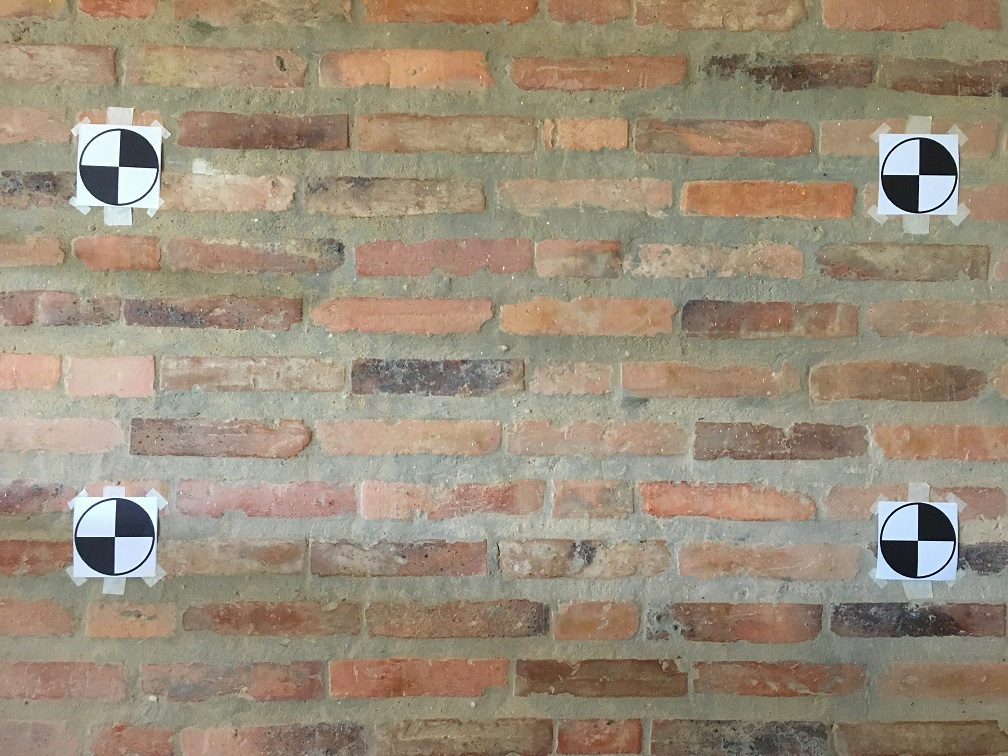
#> input picture PS3/ps03/input_images/ps3-2-a_base.jpg, 1008 x 756 px
$ python -i ps3.py   (imports and definitions only)
#> lines starting #> are read from the running program, lines starting #| are printed output that depends on the picture
#> further down, picture is the input picture: shape (756, 1008, 3); mean B, G, R 122.5, 141.7, 154.7
"""
CS6476 Problem Set 3 imports. Only Numpy and cv2 are allowed.
"""
import cv2
import numpy as np
import math


# [56 lines left out: functions euclidean_distance, get_corners_list, sort_by_return, not called in this run]


def find_markers(image, template=None):
    """Finds four corner markers.

    Use a combination of circle finding, corner detection and convolution to
    find the four markers in the image.

    Args:
        image (numpy.array): image array of uint8 values.
        template (numpy.array): template image of the markers.

    Returns:
        list: List of four (x, y) tuples
            in the order [top-left, bottom-left, top-right, bottom-right].
    """
    # Tolerance for threshold
    TOL = 0.025
    # image dimensions
    height, width = image.shape[:2]
#> height = 756; width = 1008
    # -----------------De Noise Image ------------------------------
    # create copies as to not distrub the original images
    img = np.copy(image)
    templ = np.copy(template)
    # denoising parameters
    # from the openCv docs
    # Parameter regulating filter strength for luminance component.
    # Bigger h value perfectly removes noise but also removes image details,
    # smaller h value preserves details but also preserves some noise
    H = 15
    # The same as h but for color components.
    # For most images value equals 10 will be enough to remove colored noise
    # and do not distort colors
    H_COLOR = 10
    # Size in pixels of the template patch that is used to compute weights.
    # Should be odd. Recommended value 7 pixels
    TEMPLATE_WINDOW_SIZE = 7
    # Size in pixels of the window that is used to compute weighted average for
    # given pixel. Should be odd. Affect performance linearly:
    # greater searchWindowsSize - greater denoising time.
    # Recommended value 21 pixels
    SEARCH_WINDOW_SIZE = 21

    img = cv2.fastNlMeansDenoisingColored(
        img, None, H, H_COLOR, TEMPLATE_WINDOW_SIZE, SEARCH_WINDOW_SIZE
    )
    sample = img[height // 3, width // 2]
#> sample = [118, 134, 170]
    # -----------------End De Noise Image ------------------------------

    # convert to greyscale and floating point representation
    img_grey = cv2.cvtColor(img, cv2.COLOR_BGR2GRAY)
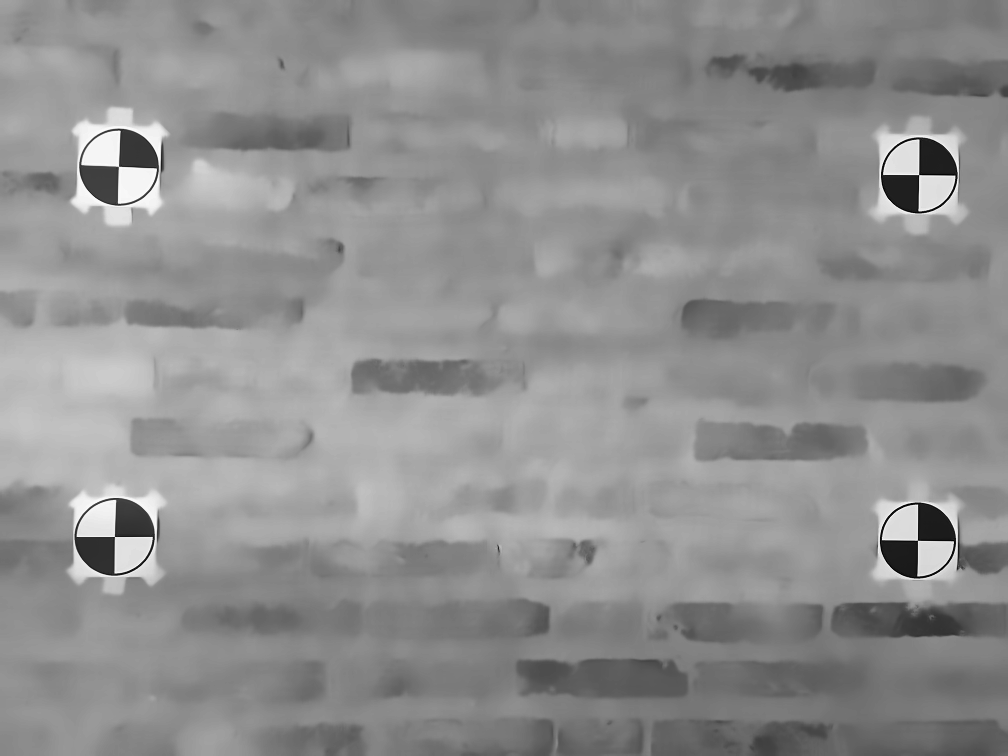
#> img_grey: shape (756, 1008); min 1, max 253, mean 143.1
#> (the run stopped early here; a loop or call above may not have finished)

$ run again, on PS3/ps03/input_images/ps3-3-a_base.jpg
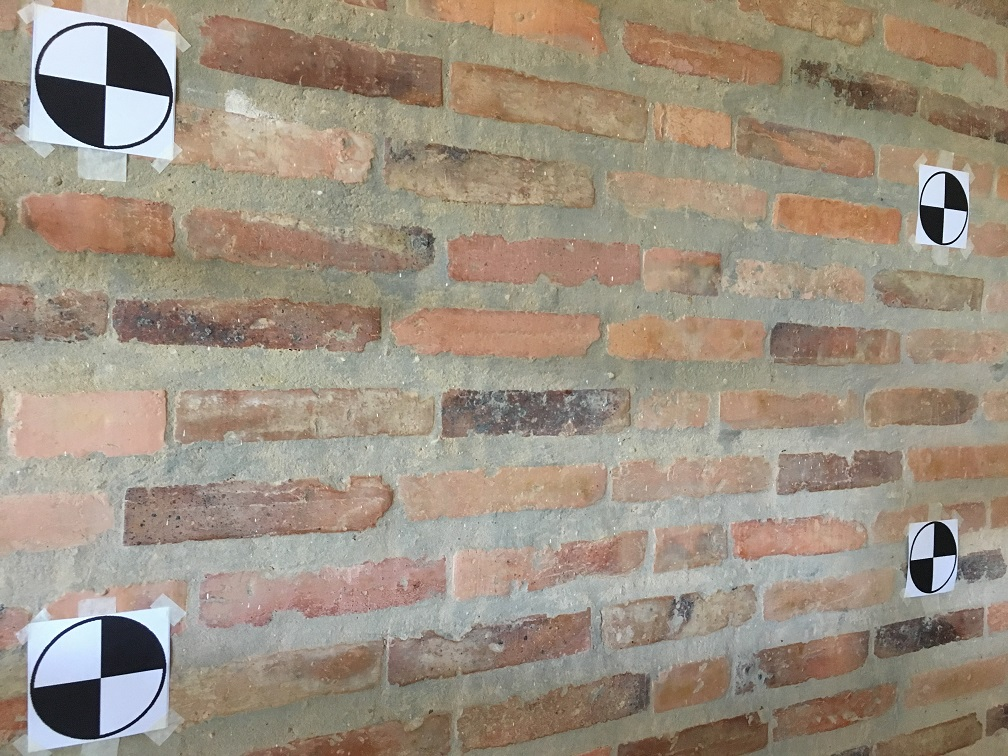
#> input picture PS3/ps03/input_images/ps3-3-a_base.jpg, 1008 x 756 px
#> picture is the input picture: shape (756, 1008, 3); mean B, G, R 129.1, 144.8, 157.2
#> sample = [117, 134, 177]
#> in find_markers, `img_grey = cv2.cvtColor(img, cv2.COLOR_BGR2GRAY)`:
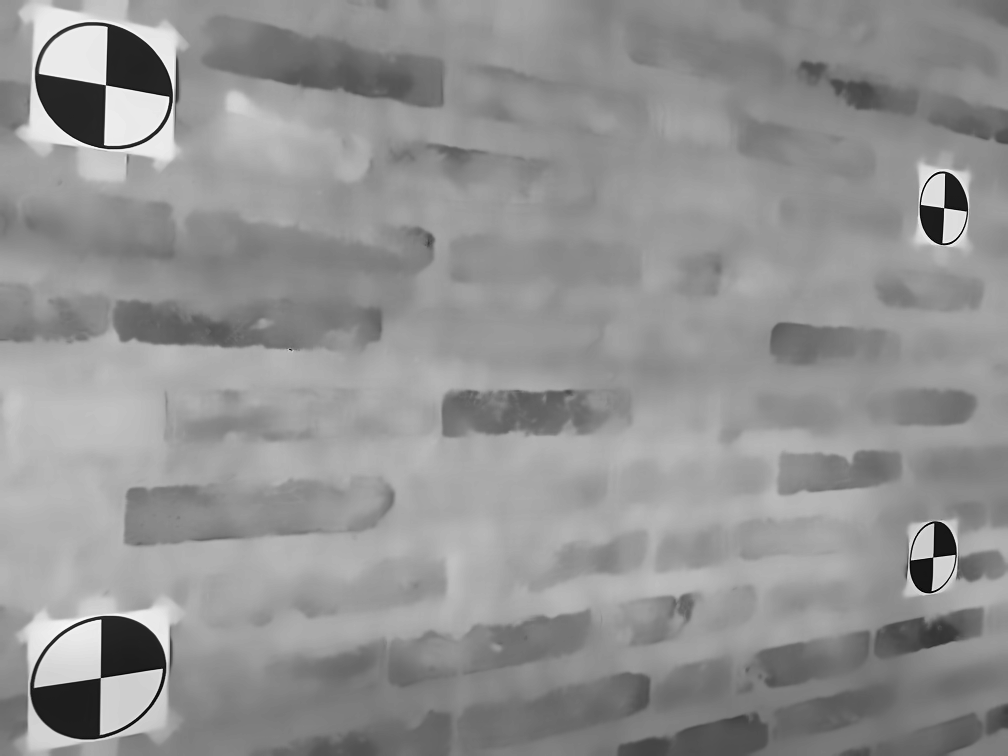
#> img_grey: shape (756, 1008); min 0, max 252, mean 146.4

$ run again, on PS3/ps03/input_images/ps3-2-b_base.jpg
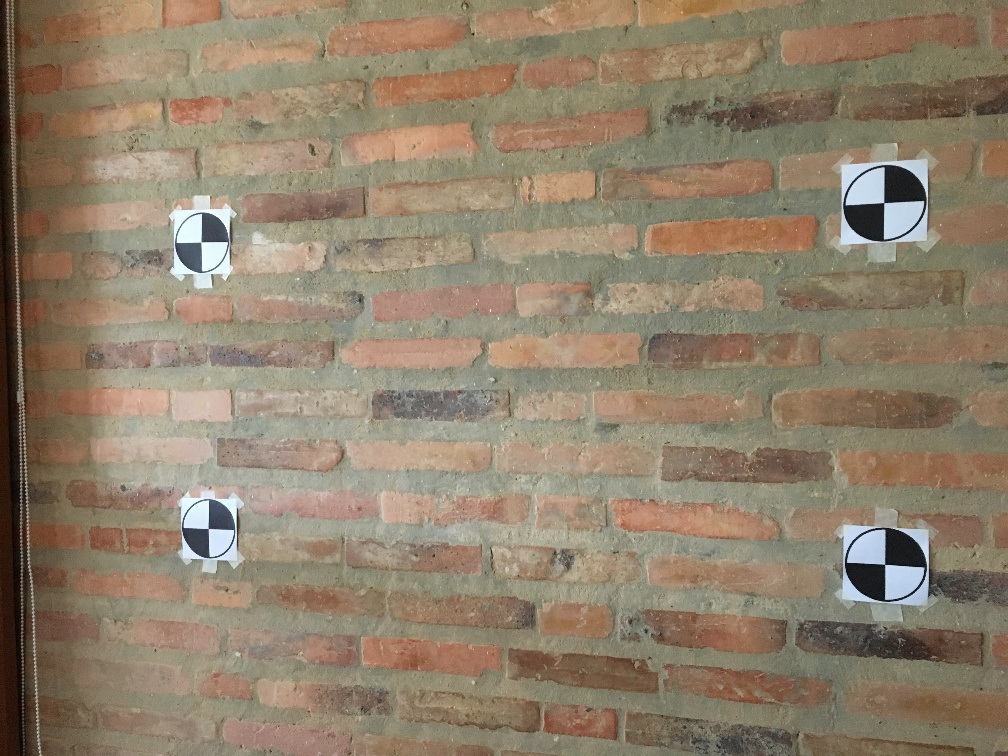
#> input picture PS3/ps03/input_images/ps3-2-b_base.jpg, 1008 x 756 px
#> picture is the input picture: shape (756, 1008, 3); mean B, G, R 107.9, 128.6, 143.9
#> sample = [134, 158, 170]
#> in find_markers, `img_grey = cv2.cvtColor(img, cv2.COLOR_BGR2GRAY)`:
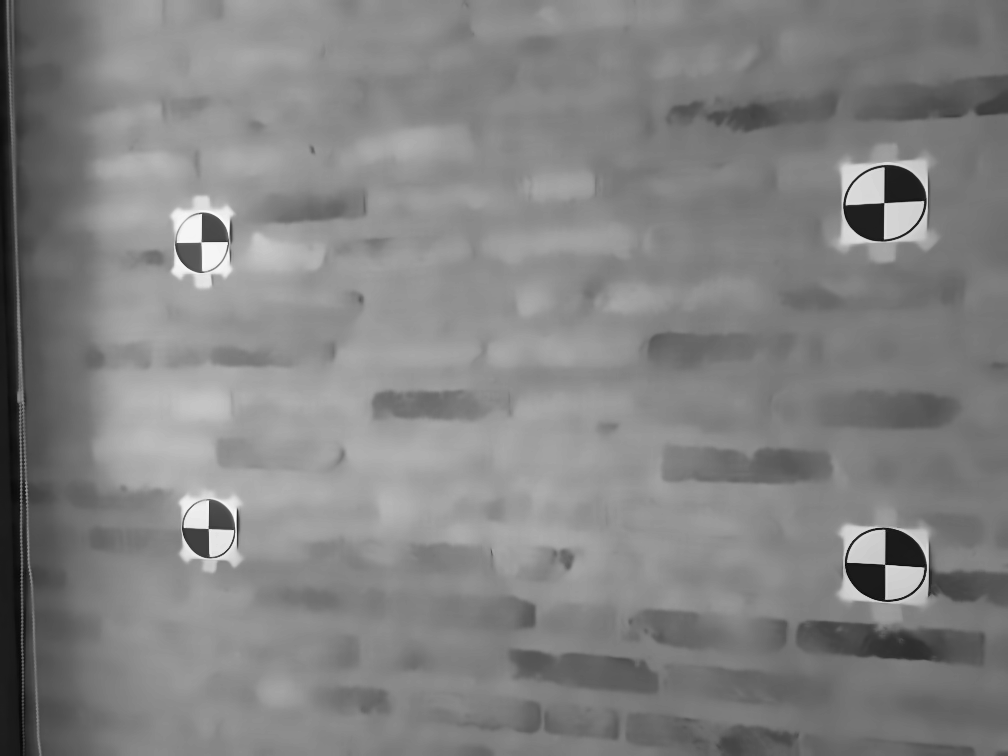
#> img_grey: shape (756, 1008); min 5, max 251, mean 130.5

$ run again, on PS3/ps03/input_images/ps3-2-c_base.jpg
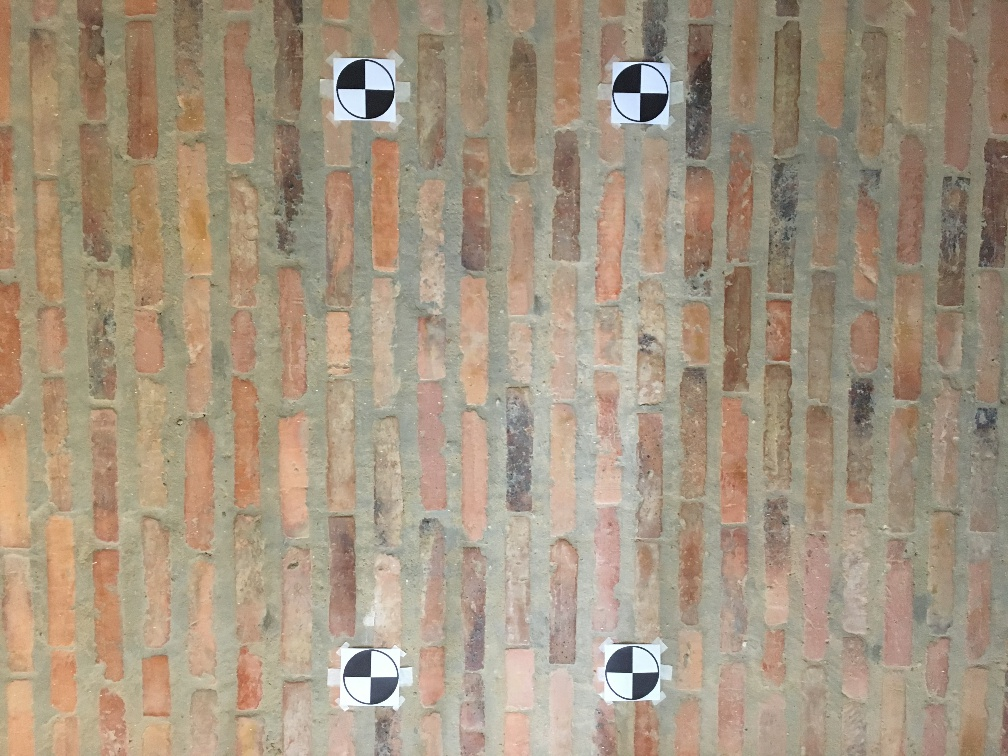
#> input picture PS3/ps03/input_images/ps3-2-c_base.jpg, 1008 x 756 px
#> picture is the input picture: shape (756, 1008, 3); mean B, G, R 128.9, 149.2, 164.9
#> sample = [136, 155, 160]
#> in find_markers, `img_grey = cv2.cvtColor(img, cv2.COLOR_BGR2GRAY)`:
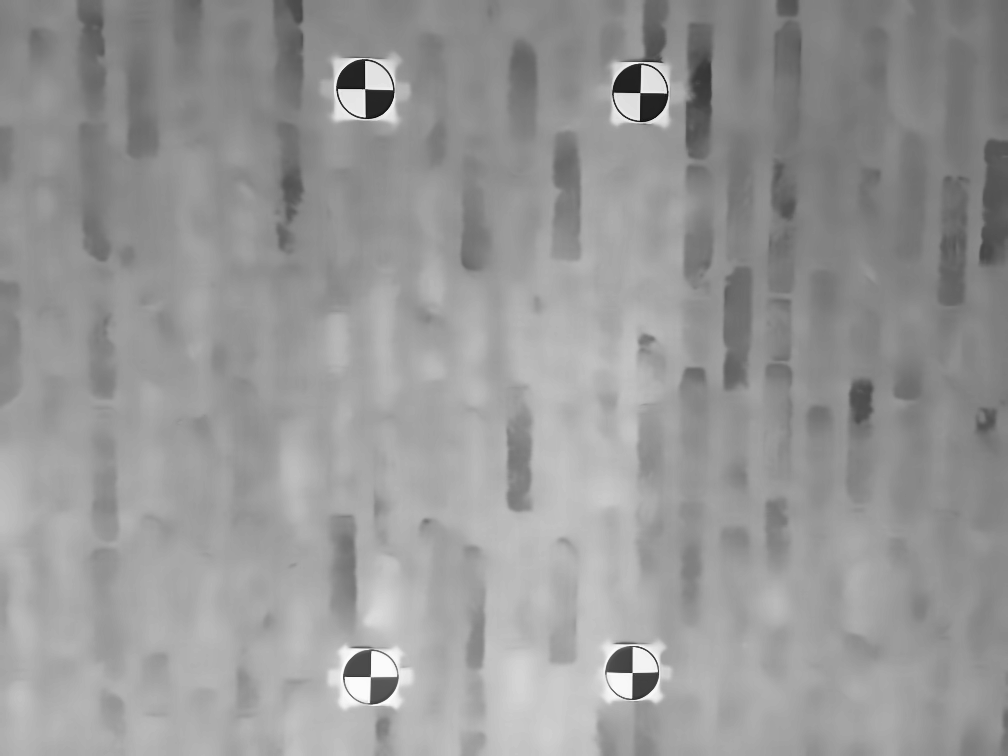
#> img_grey: shape (756, 1008); min 10, max 253, mean 151.4
